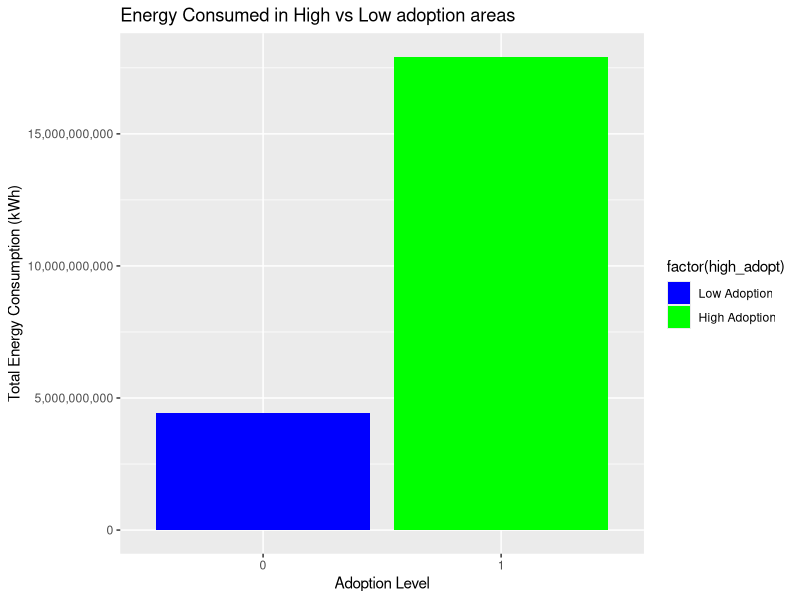

Here is the R script that generated this plot:
## ---- chunk 1
library(dplyr)
library(readr)
library(ggplot2)
## ---- chunk 2
getwd()

Pec_1 <- read.csv("Data/Raw_Data/PEC-1 (1).csv")
head(Pec_1)
## ---- chunk 3
#grouped and calculated to total kWh for low consumption areas and High consumption areas.
summary_data <-Pec_1 %>%
  group_by(high_adopt) %>%
  summarise(total_kwh=sum(kwh_total))

str(summary_data)
summary_data$total_kwh <- as.numeric(summary_data$total_kwh)
## ---- chunk 4

#created bar chart to visulaize
ggplot(summary_data, aes(x = factor(high_adopt), y = total_kwh, fill = factor(high_adopt))) +
  geom_bar(stat = "identity") + #"identify" is used for data when already summed
  labs(x = "Adoption Level",  y = "Total Energy Consumption (kWh)",  title = "Energy Consumed in High vs Low adoption areas") +
      scale_y_continuous(labels = scales::comma)+#stops scientific notation from showing on chart
  scale_fill_manual(values= c("0" ="blue", "1" ="green"),
                    labels = c("Low Adoption","High Adoption"))
## ---- chunk 5

## ---- chunk 6

## ---- chunk 7

